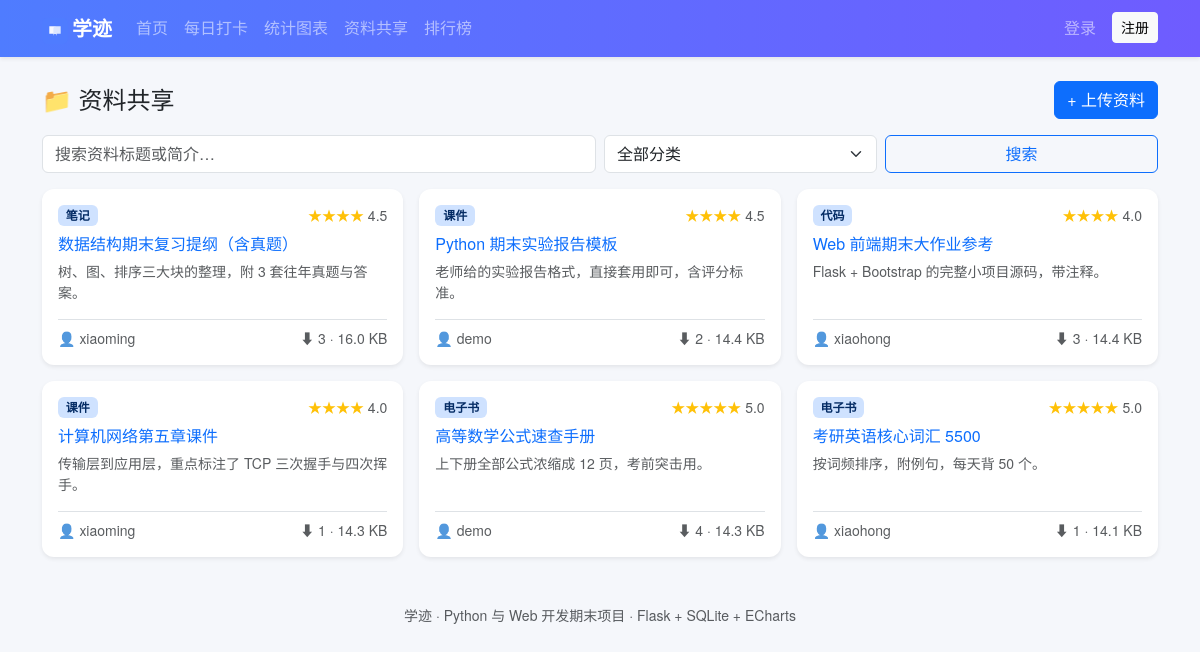
/share/, run on the app's committed database.
### app/models.py (models this page shows, shortened)
class Material(db.Model):
    __tablename__ = 'material'
    id = db.Column(db.Integer, primary_key=True)
    user_id = db.Column(db.Integer, db.ForeignKey('user.id'), nullable=False)
    title = db.Column(db.String(120), nullable=False)
    category = db.Column(db.String(32), default='其他', index=True)
    description = db.Column(db.Text)
    filename = db.Column(db.String(200))               # 存在磁盘上的真实文件名
    filesize = db.Column(db.Integer, default=0)
    downloads = db.Column(db.Integer, default=0)
    score_avg = db.Column(db.Float, default=0.0)       # 平均评分
    created_at = db.Column(db.DateTime, default=datetime.now)
    comments = db.relationship('Comment', backref='material', cascade='all, delete-orphan')
    favorites = db.relationship('Favorite', backref='material', cascade='all, delete-orphan')
    @property
    def size_text(self):
        if self.filesize >= 1024 * 1024:
            return '%.1f MB' % (self.filesize / 1024 / 1024)
        if self.filesize >= 1024:
            return '%.1f KB' % (self.filesize / 1024)
        return '%d B' % self.filesize

class User(UserMixin, db.Model):
    __tablename__ = 'user'
    id = db.Column(db.Integer, primary_key=True)
    username = db.Column(db.String(32), unique=True, nullable=False, index=True)
    password_hash = db.Column(db.String(256), nullable=False)
    email = db.Column(db.String(120))
    created_at = db.Column(db.DateTime, default=datetime.now)
    points = db.Column(db.Integer, default=0)          # 积分，打卡和上传资料都能加
    checkins = db.relationship('Checkin', backref='user', cascade='all, delete-orphan')
    materials = db.relationship('Material', backref='user', cascade='all, delete-orphan')
    comments = db.relationship('Comment', backref='user', cascade='all, delete-orphan')
    favorites = db.relationship('Favorite', backref='user', cascade='all, delete-orphan')

### app/share/views.py (the view)
@bp.route('/')
def index():
    q = request.args.get('q', '').strip()
    category = request.args.get('category', '').strip()
    page = request.args.get('page', 1, type=int)
    query = Material.query
    if q:
        query = query.filter(db.or_(Material.title.contains(q),
                                    Material.description.contains(q)))
    if category:
        query = query.filter(Material.category == category)
    pagination = query.order_by(Material.created_at.desc()) \
                      .paginate(page=page, per_page=6, error_out=False)
    return render_template('share.html', pagination=pagination, materials=pagination.items,
                           q=q, category=category, categories=CATEGORIES)

### templates/share.html (shortened to what this page needs)
{% extends 'base.html' %}
{% block content %}
<div class="d-flex justify-content-between align-items-center mb-3">
  <h4 class="mb-0">📁 资料共享</h4>
  <a href="{{ url_for('share.upload') }}" class="btn btn-primary">+ 上传资料</a>
</div>
<form class="row g-2 mb-3" method="get" action="{{ url_for('share.index') }}">
  <div class="col-md-6">
    <input type="text" name="q" class="form-control" value="{{ q }}"
           placeholder="搜索资料标题或简介…">
  </div>
  <div class="col-md-3">
    <select name="category" class="form-select">
      <option value="">全部分类</option>
    </select>
  </div>
  <div class="col-md-3 d-grid">
    <button class="btn btn-outline-primary">搜索</button>
  </div>
</form>
<div class="row g-3">
  {% for m in materials %}
    <div class="col-md-6 col-lg-4">
      <div class="card border-0 shadow-sm h-100 xj-card">
        <div class="card-body d-flex flex-column">
          <div class="d-flex justify-content-between">
            <span class="badge bg-primary-subtle text-primary-emphasis">{{ m.category }}</span>
            <span class="text-warning small">
              {% for i in range(m.score_avg|round|int) %}★{% endfor %}
              <span class="text-muted">{{ m.score_avg }}</span>
            </span>
          </div>
          <h6 class="mt-2">
            <a class="text-decoration-none" href="{{ url_for('share.detail', mid=m.id) }}">{{ m.title }}</a>
          </h6>
          <p class="text-muted small flex-grow-1">{{ m.description|default('暂无简介', true)|truncate(50) }}</p>
          <div class="small text-muted border-top pt-2 d-flex justify-content-between">
            <span>👤 {{ m.user.username }}</span>
            <span>⬇ {{ m.downloads }} · {{ m.size_text }}</span>
          </div>
        </div>
      </div>
    </div>
  {% endfor %}
</div>
{% endblock %}

### static/css/style.css (style rules this page uses)
body { background-color: #f5f7fb; font-family: "Microsoft YaHei", "PingFang SC", "Helvetica Neue", Arial, sans-serif; }
.xj-card { transition: transform .18s ease, box-shadow .18s ease; }
.card { border-radius: 12px; }

### data on the page
Material: category "笔记", score_avg "4.5", title "数据结构期末复习提纲（含真题）", description "树、图、排序三大块的整理，附 3 套往年真题与答案。", user.username "xiaoming", downloads "3", size_text "16.0 KB"
Material: category "课件", score_avg "4.5", title "Python 期末实验报告模板", description "老师给的实验报告格式，直接套用即可，含评分标准。", user.username "demo", downloads "2", size_text "14.4 KB"
Material: category "代码", score_avg "4.0", title "Web 前端期末大作业参考", description "Flask + Bootstrap 的完整小项目源码，带注释。", user.username "xiaohong", downloads "3", size_text "14.4 KB"
Material: category "课件", score_avg "4.0", title "计算机网络第五章课件", description "传输层到应用层，重点标注了 TCP 三次握手与四次挥手。", user.username "xiaoming", downloads "1", size_text "14.3 KB"
Material: category "电子书", score_avg "5.0", title "高等数学公式速查手册", description "上下册全部公式浓缩成 12 页，考前突击用。", user.username "demo", downloads "4", size_text "14.3 KB"
Material: category "电子书", score_avg "5.0", title "考研英语核心词汇 5500", description "按词频排序，附例句，每天背 50 个。", user.username "xiaohong", downloads "1", size_text "14.1 KB"

### other printed values
{{ site_name }} "学迹"
